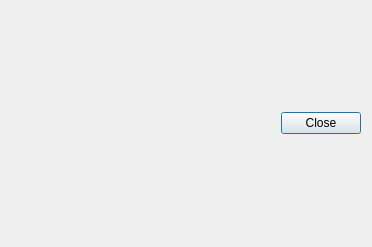
<?xml version="1.0" encoding="UTF-8"?>
<ui version="4.0">
 <class>OCC::SyncLogDialog</class>
 <widget class="QDialog" name="OCC::SyncLogDialog">
  <property name="geometry">
   <rect>
    <x>0</x>
    <y>0</y>
    <width>372</width>
    <height>247</height>
   </rect>
  </property>
  <property name="windowTitle">
   <string>Synchronisation Log</string>
  </property>
  <layout class="QGridLayout" name="gridLayout">
   <item row="0" column="0">
    <layout class="QVBoxLayout" name="logWidgetLayout"/>
   </item>
   <item row="1" column="0">
    <widget class="QDialogButtonBox" name="buttonBox">
     <property name="sizePolicy">
      <sizepolicy hsizetype="MinimumExpanding" vsizetype="Minimum">
       <horstretch>0</horstretch>
       <verstretch>0</verstretch>
      </sizepolicy>
     </property>
     <property name="standardButtons">
      <set>QDialogButtonBox::Close</set>
     </property>
    </widget>
   </item>
  </layout>
 </widget>
 <layoutdefault spacing="6" margin="11"/>
 <resources/>
 <connections/>
</ui>
